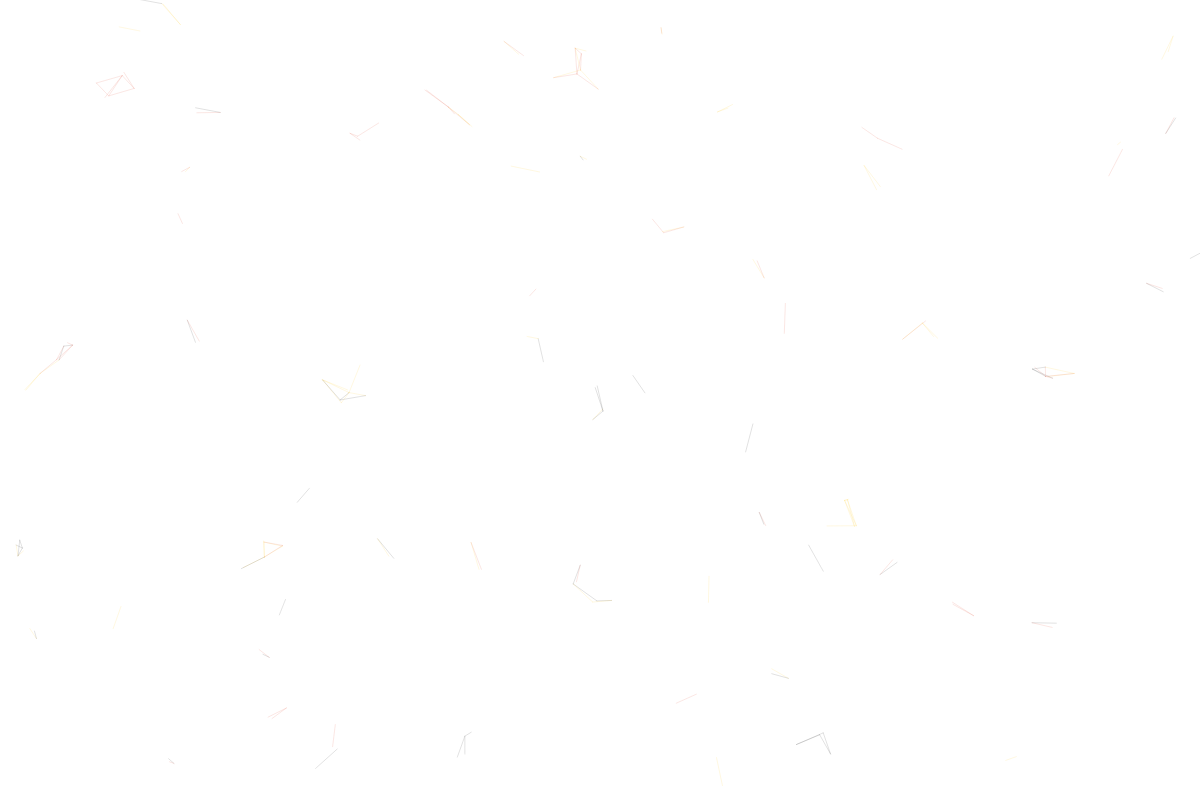
Frame 1 (no input)
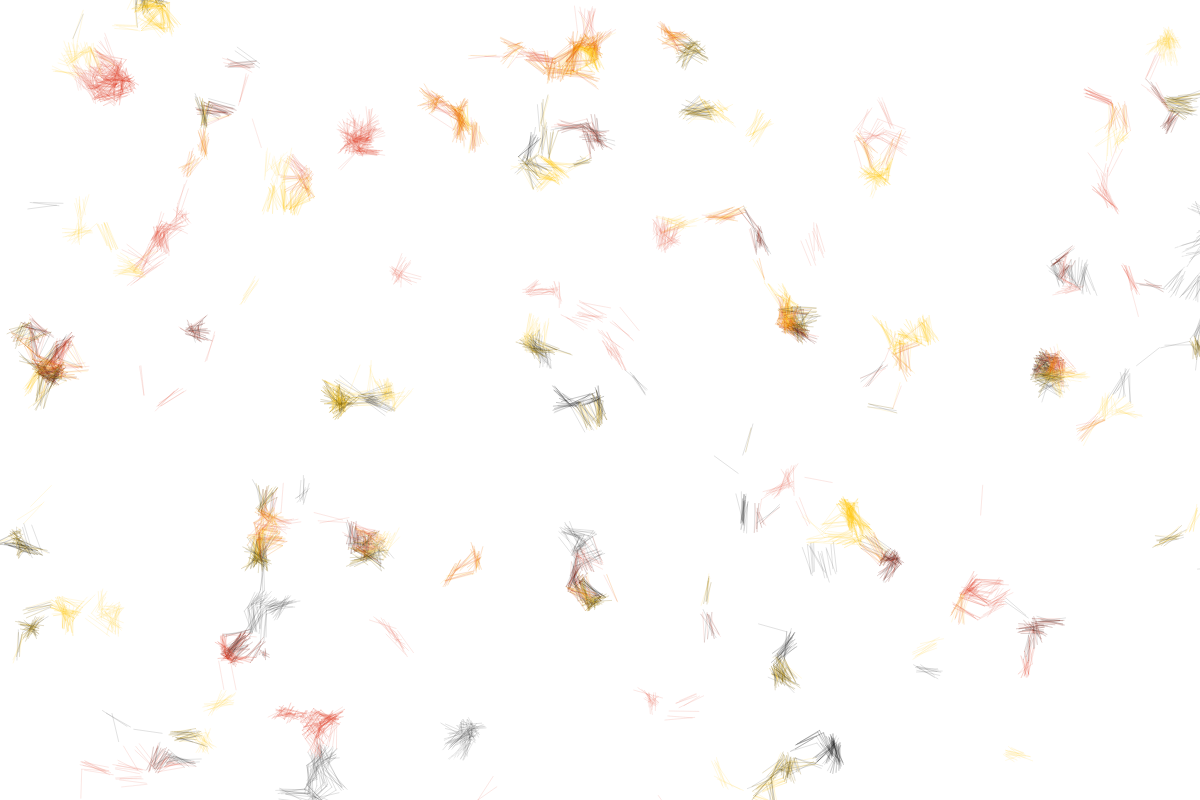
Frame 60 (no input)
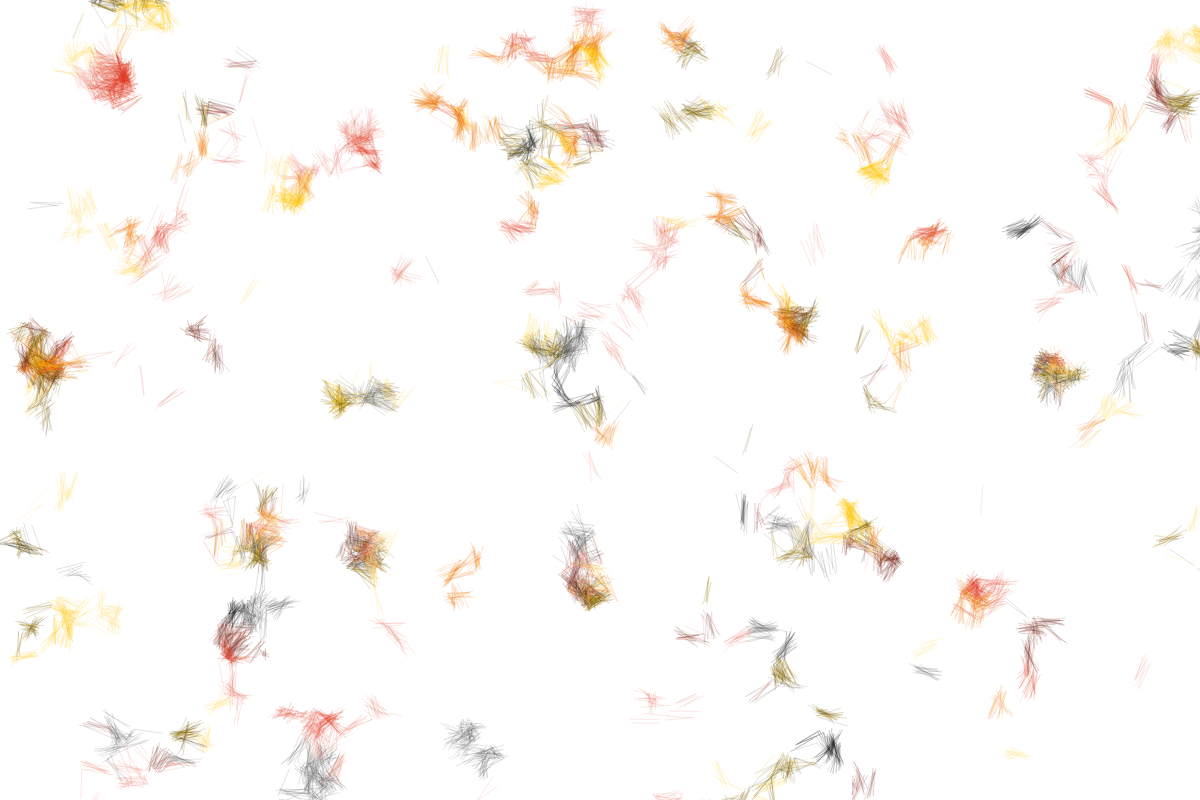
Frame 120 (the mouse pressed at the canvas centre since frame 60)

The p5.js sketch that drew these frames (run headless with seeded random() and noise() and a simulated clock; from frame 60 on, the mouse is pressed at the canvas centre):

// p5.js sketch
// ── sketch.js
var xs = []
var ys = []
var colors = []
var numberOfCircles = 300
var colorOptions

function setup() {
  createCanvas(1200,800)
  background(255)
  noFill()
  strokeWeight(1)
  
  colorOptions = [
    color(0,30),
    color(255,30),
    color(255,190,0,30),
    color(220,50,30,30)
  ]
  
  for (var i=0;i<numberOfCircles;i++) {
    xs[i] = random(windowWidth)
    ys[i] = random(windowHeight)
    colors[i] = random(colorOptions)
  }
  
}

function draw() {

  for (var i=0;i<numberOfCircles;i++) {
    xs[i] += random(-5,5)
    ys[i] += random(-5,5)

    for (var j=0;j<numberOfCircles;j++) {
      if (i!=j) {
        
        var c = dist(xs[i], ys[i] ,xs[j], ys[j] )
      
        if (c < 30) {
          stroke(colors[i])
          line(xs[i],ys[i],xs[j],ys[j])
        }
      }
    }

  }
  
}
